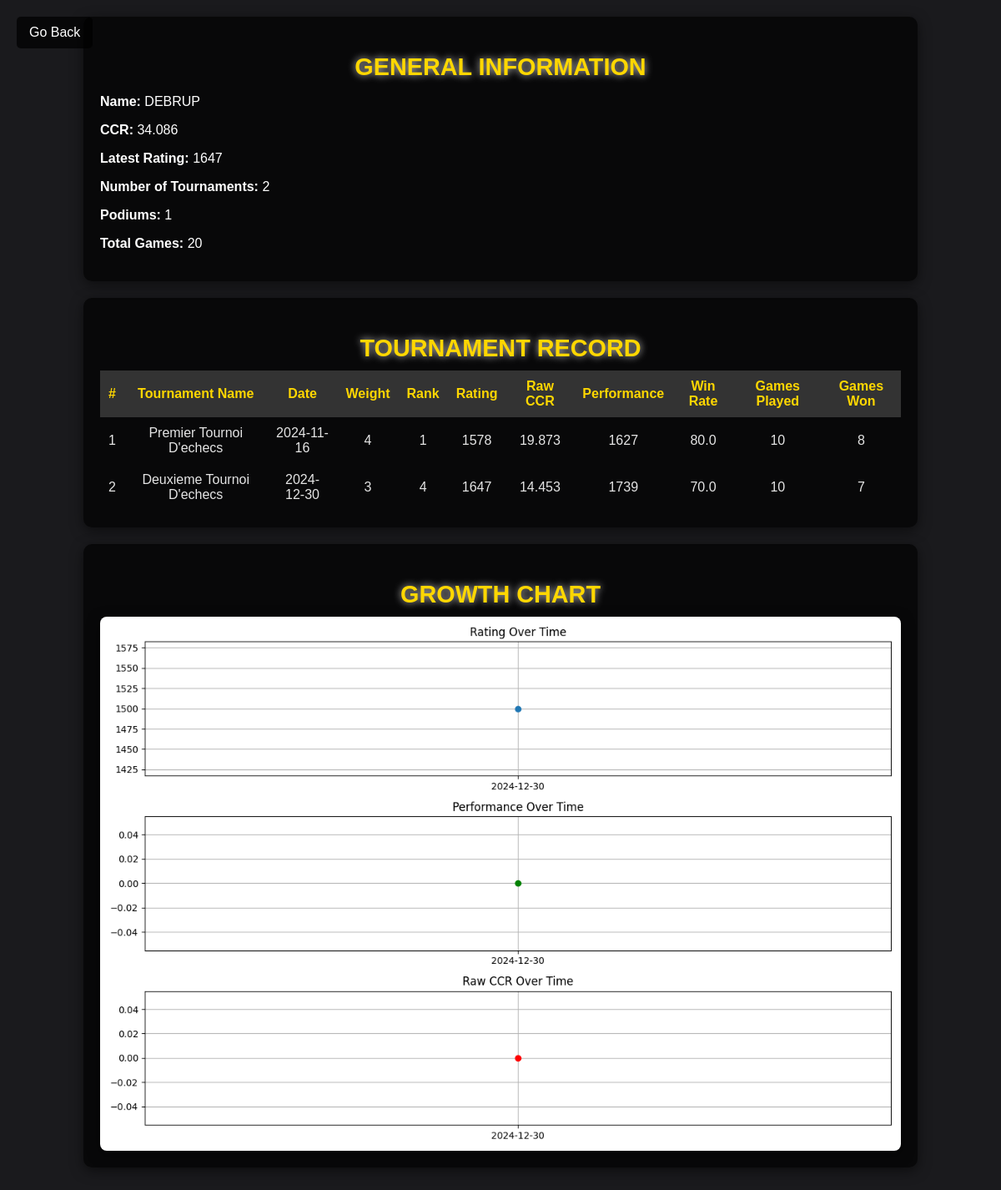
The app's page /playerinfo/DEBRUP, older data.
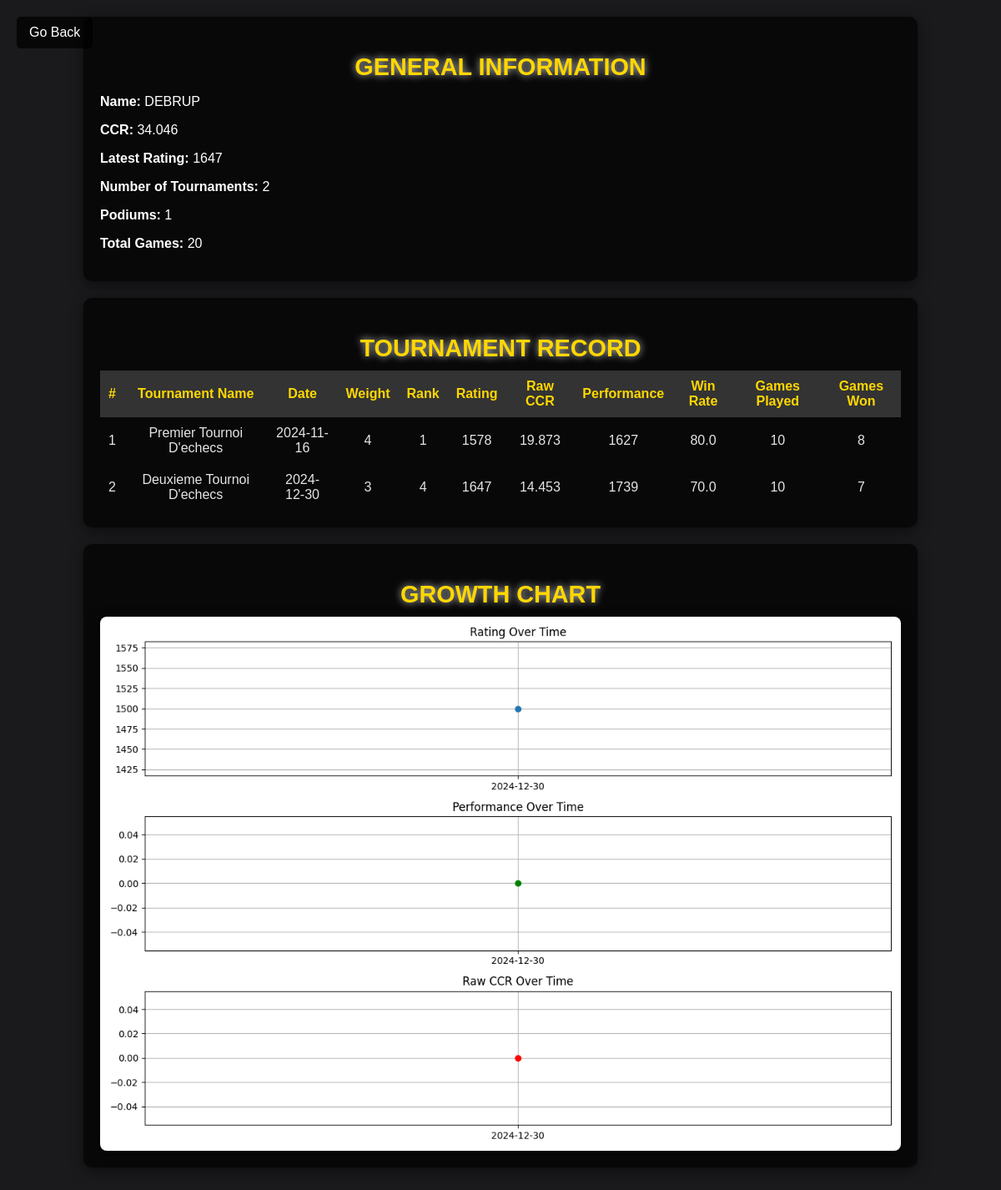
The same page, newer data.
### tables this page shows
CREATE TABLE players (
        name TEXT NOT NULL,
        rating INTEGER NOT NULL,
        ccr REAL NOT NULL,
        tourns INTEGER NOT NULL,
        podiums INTEGER NOT NULL
    );

### app.py (the view)
@app.route('/playerinfo/<player>')
def player_details(player):
    updateccr()
    conn = sqlite3.connect('data/players.db')
    c = conn.cursor()
    c.execute(f'SELECT date, rating, ccr, tourn, games, winrate, podium, weight, rank,perf FROM "{player}" ORDER BY date')
    data = c.fetchall()
    conn.close()
    dates, ratings, performances, ccrs, tournaments = [], [], [], [], []
    total_games, total_podiums = 0, 0
    try:
        for row in data:
            dates.append(row[0])
            ratings.append(row[1])
            performances.append(row[9])
            ccrs.append(row[2])
            tournaments.append({
                'tourn': row[3],
                'date': row[0],
                'weight': row[7],
                'rank': row[8],
                'rating': row[1],
                'ccr': row[2],
                'performance': row[9],
                'winrate': row[5],
                'games': row[4],
                'wins': round(row[5] * row[4] / 100)
            })
            total_games += row[4]
            total_podiums += row[6]
    except Exception as e: print('Error in gathering data:',e)
    conn=sqlite3.connect('data/main.db')
    c=conn.cursor()
    try:
        c.execute('SELECT * FROM players')
        for i in c.fetchall():
            if i[0]==player: ccrlive=i[2]
    except Exception as e: print('Error in CCRLIVE: ',e,player)
    conn.close()
    plt.figure(figsize=(12, 8))
    plt.subplot(3, 1, 1)
    plt.plot(dates, ratings, marker='o', label='Rating')
    plt.title('Rating Over Time')
    plt.grid()
    plt.subplot(3, 1, 2)
    plt.plot(dates, performances, marker='o', label='Performance', color='green')
    plt.title('Performance Over Time')
    plt.grid()
    plt.subplot(3, 1, 3)
    plt.plot(dates, ccrs, marker='o', label='Raw CCR', color='red')
    plt.title('Raw CCR Over Time')
    plt.grid()
    plt.tight_layout()
    plt.savefig('static/growth_chart.png')
    plt.close()
    return render_template(
        'details.html',
        player=player,
        tourns=len(data),
        ccr=ccrlive,
        rating=ratings[-1] if ratings else 0,
        podiums=total_podiums,
        games=total_games,
        tournaments=tournaments
    )

### app.py (called while the page is built)
def ccrdecay(ccr, weight, tournament_date):
    try:
        today = datetime.now()
        days_elapsed = (today - tournament_date).days
        early_decay_days = min(days_elapsed, int(weight * 15))
        early_decay = early_decay_days * 0.005
        late_decay_days = max(0, days_elapsed - int(weight * 15))
        late_decay = late_decay_days * 0.1
        total_decay = early_decay + late_decay
        decayed_ccr = max(0, ccr - total_decay)
        return decayed_ccr
    except Exception as e:
        print(f"Error calculating CCR decay: {e}")
        return round(ccr,3)

### templates/details.html (shortened to what this page needs)
<!DOCTYPE html>
<html lang="en">
<head>
    <link rel="stylesheet" href="{{ url_for('static', filename='styles_player_details.css') }}">
</head>
<body>
    <div id="particles-js"></div>
    <button class="back-button" onclick="goBack()">Go Back</button>
    <div class="general-info">
        <h2 class="div-heading">GENERAL INFORMATION</h2>
        <p><strong>Name:</strong> {{ player }}</p>
        <p><strong>CCR:</strong> {{ ccr | round(3) }}</p>
        <p><strong>Latest Rating:</strong> {{ rating }}</p>
        <p><strong>Number of Tournaments:</strong> {{ tourns }}</p>
        <p><strong>Podiums:</strong> {{ podiums }}</p>
        <p><strong>Total Games:</strong> {{ games }}</p>
    </div>
    <div class="tournament-record">
        <h2 class="div-heading">TOURNAMENT RECORD</h2>
        <table class="tournament-table">
            <thead>
                <tr>
                    <th>#</th>
                    <th>Tournament Name</th>
                    <th>Date</th>
                    <th>Weight</th>
                    <th>Rank</th>
                    <th>Rating</th>
                    <th>Raw CCR</th>
                    <th>Performance</th>
                    <th>Win Rate</th>
                    <th>Games Played</th>
                    <th>Games Won</th>
                </tr>
            </thead>
            <tbody>
                {% for tournament in tournaments %}
                <tr>
                    <td>{{ loop.index }}</td>
                    <td>{{ tournament['tourn'] }}</td>
                    <td>{{ tournament['date'] }}</td>
                    <td>{{ tournament['weight'] }}</td>
                    <td>{{ tournament['rank'] }}</td>
                    <td>{{ tournament['rating'] }}</td>
                    <td>{{ tournament['ccr'] }}</td>
                    <td>{{ tournament['performance'] }}</td>
                    <td>{{ tournament['winrate'] }}</td>
                    <td>{{ tournament['games'] }}</td>
                    <td>{{ tournament['wins'] }}</td>
                </tr>
                {% endfor %}
            </tbody>
        </table>
    </div>
    <div class="growth-chart">
        <h2 class="div-heading">GROWTH CHART</h2>
        <img src="{{ url_for('static', filename='growth_chart.png') }}" alt="Growth Chart" class="chart-image">
    </div>
</body>
</html>

Row changes from the older to the newer data that the page shows:
changed players "DEBRUP": ccr "34.086" → "34.046"
